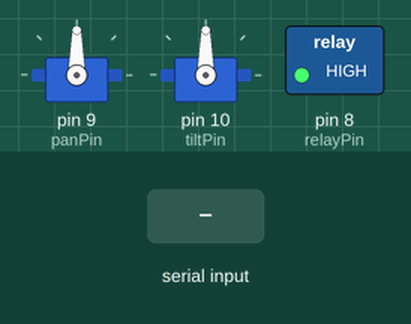
The sketch below on a simulated Arduino Uno, built with avr-gcc and run on an emulated ATmega328P. Shown: 2 × servo, switched loads named in the sketch (green lamp = pin HIGH). The inputs (shaded band) are chosen by the test bench.

Above: at 2.2 s.
2.3 s: "<90,45,200>" received over Serial
At 3.5 s:
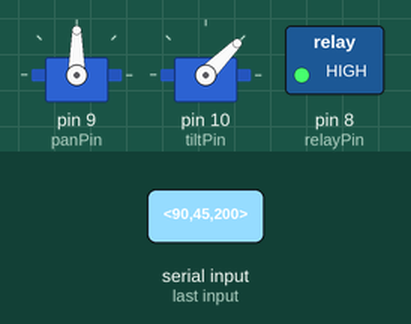
3.8 s: "<30,150,10>" received over Serial
At 4.7 s:
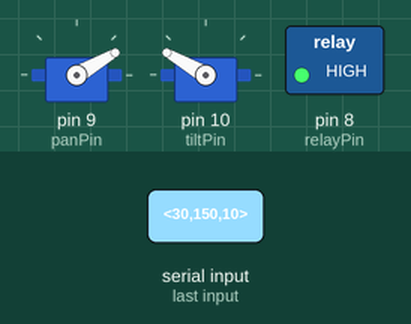
5.3 s: "<1,90,45>" received over Serial
At 5.8 s:
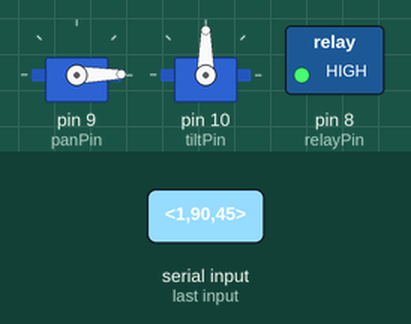
Timing chart, 0 to 8.3 s (numbered marks = the images above; inputs shaded):
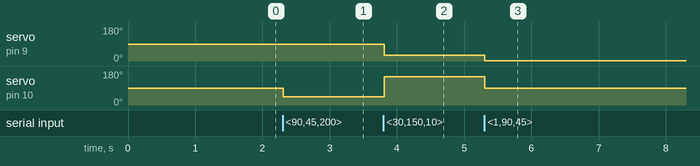

The sketch:

turret.ino
```cpp
#include <Servo.h>

Servo servoPan;  // X-axis
Servo servoTilt; // Y-axis

const int panPin = 9;   // Connect Pan servo signal here
const int tiltPin = 10; // Connect Tilt servo signal here
const int relayPin = 8; // Connect Relay control here

// Relay Logic (Change these if your relay behaves backwards)
const int RELAY_ON = LOW;
const int RELAY_OFF = HIGH;

void setup() {
  Serial.begin(9600);

  // Attach servos
  servoPan.attach(panPin);
  servoTilt.attach(tiltPin);

  // Initialize Relay
  pinMode(relayPin, OUTPUT);
  digitalWrite(relayPin, RELAY_OFF); // Ensure pump is OFF on startup

  // Move to default center position
  servoPan.write(90);
  servoTilt.write(90);
  delay(1000);
}

void loop() {
  // Check if Python sent data
  if (Serial.available() > 0) {
    // Look for the start marker '<'
    if (Serial.read() == '<') {

      // Parse the comma-separated integers
      int targetX = Serial.parseInt();
      int targetY = Serial.parseInt();
      int triggerSpray = Serial.parseInt();

      // Look for the end marker '>'
      if (Serial.read() == '>') {

        // 1. Move Servos
        servoPan.write(targetX);
        servoTilt.write(targetY);

        // Wait a fraction of a second for mechanical movement to finish
        delay(300);

        // 2. Trigger Pump if requested
        if (triggerSpray == 1) {
          digitalWrite(relayPin, RELAY_ON);
          delay(1000); // SPRAY FOR 1 SECOND
          digitalWrite(relayPin, RELAY_OFF);
        }
      }
    }
  }
}
```

Measured:
- after the input at 2.3 s, servo on pin 10 (tiltPin): 90° → 45° at once
- after the input at 3.8 s, servo on pin 9 (panPin): 90° → 30° at once; servo on pin 10 (tiltPin): 45° → 150° at once
- after the input at 5.3 s, servo on pin 9 (panPin): 30° → 1° at once; servo on pin 10 (tiltPin): 150° → 90° at once
